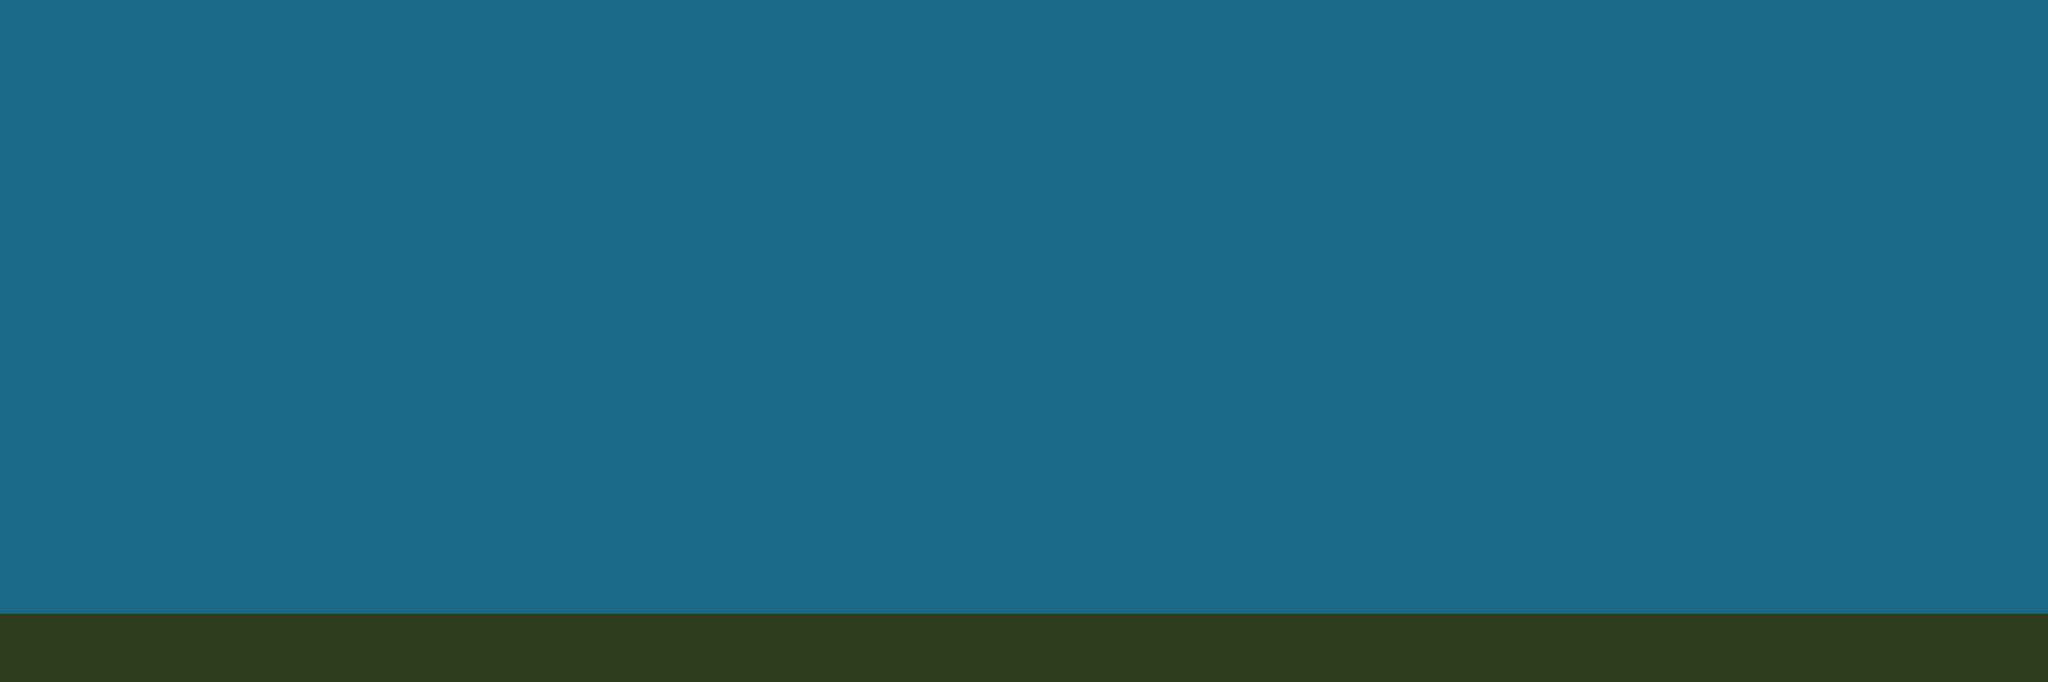

This game map was drawn from its Tiled (.tmx) file and the tilesets committed beside it. A one-line description and the trimmed map source follow:
An orthogonal 120x40 tile map with 32x32 px tiles, 2 tile layers (background, terrain), 2 tilesets and 3 objects (playerSpawn).

<map version="1.4" tiledversion="1.4.2" orientation="orthogonal" renderorder="right-down" width="120" height="40" tilewidth="32" tileheight="32" infinite="0" nextlayerid="6" nextobjectid="4">
 <tileset firstgid="1" source="Tiles.tsx" />
 <tileset firstgid="9" source="environment.tsx" />
 <layer id="1" name="background" width="120" height="40">
  <data>[4800 cells, 4800 non-empty, 1 distinct tile ids]</data>
 </layer>
 <objectgroup id="4" name="distance">
  <object id="2" gid="10" x="1812" y="1186" width="128" height="476" />
 </objectgroup>
 <layer id="2" name="terrain" width="120" height="40">
  <data>[4800 cells, 480 non-empty, 1 distinct tile ids]</data>
 </layer>
 <objectgroup id="5" name="instances">
  <object id="3" name="start" type="playerSpawn" x="1376" y="1056">
   <point />
  </object>
 </objectgroup>
 <objectgroup id="3" name="foreground">
  <object id="1" gid="9" x="1726" y="1186" width="128" height="476" />
 </objectgroup>
</map>
